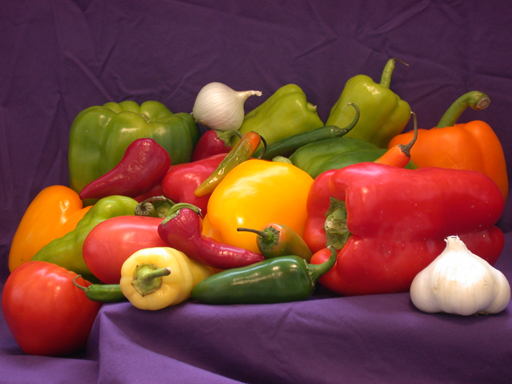
%> input picture peppers.png, 512 x 384 px
$ octave test_peppers.m   (GNU Octave 9; MATLAB toolbox functions it lacks are replaced by stand-ins)
%> lines starting %> are read from the running program, lines starting %| are printed output that depends on the picture; in (x1, y1, x2, y2) boxes, pixels count from 0 and x2, y2 are one past the last pixel; in counts of white or black regions, pixels touching at a corner belong together; the program's own positions count from 1
### BP_matte.m
%-------------------------------------------------------------------------%
% Input:
% Image: input RBG image              --> MxNx3 matrix;
% foreground: user defined foreground --> 2xn matrix,
%   where the first row is X coordinate, the seconde row is Y coordinate;
% background: user defined background --> 2xm matrix,
%   where the first row is X coordinate, the seconde row is Y coordinate;
% K: number of component in GMM the number of component is 5 as infered in paper "GrabCut"
% Output:
% MattedImage: Processd image         --> MxN matrix;
%-------------------------------------------------------------------------%
function MattedImage = BP_matte(Image, foreground, background,K)
%% initially define Uc & Un based on user-defined foreground & background
s = size(Image);
s = s([1,2]);
y = 1:s(1);
x = 1:s(2);
[X,Y] = meshgrid(y,x);
X = X.';    Y = Y.';

level = 25;                                 % number of alpha level
alphaK = linspace(0,1,level);                  % discrete alpha into 25 levels

alpha = 0.5*ones(s);                        % initialize alpha value, which is in the region [0,1];
uncert = ones(s);
for i1 = 1:length(foreground)
    uncert(foreground(1,i1),foreground(2,i1)) = 0;
end

for i1 = 1:length(background)
    uncert(background(1,i1),background(2,i1)) = 0;% initialize uncertainty;
end

Un = uncert;                                % initialize group Un, which include all unknown pixels
U = sum(uncert(:));
U_new = 0;
Uc_tilde = zeros(s);                        % initialize group Uc~

estimated = zeros(s);

for i1 = 1:length(foreground)
    estimated(foreground(1,i1),foreground(2,i1)) = 1;                       % measure the pixel have been estimted or not
    alpha(foreground(1,i1),foreground(2,i1)) = 1;                           % set value of user-defined foreground to be 1
end

for i1 = 1:length(background)
    estimated(background(1,i1),background(2,i1)) = 1;                       % measure the pixel have been estimted or not
    alpha(background(1,i1),background(2,i1)) = 0;                           % set value of user-defined foreground to be 1
end

counter = 1;

%% build GMM based on user-defined foreground & background and assign pixels to single Gaussain
options = statset('MaxIter',500);
gmm_fore = fitgmdist(foreground.', K,'Options',options);        % build Gaussian mix model for foreground
gmm_back = fitgmdist(background.', K,'Options',options);        % build Gaussian mix model for background

k_fore = ceil(K*rand(1,length(foreground)));   % assign each pixel in foreground to one single Gaussian
k_back = ceil(K*rand(1,length(background)));   % assign each pixel in background to one single Gaussian

r1 = 15;                                    % radius of region to be added into Uc_tilde
r2 = 20;                                    % radius of region considered when calculate weight

%%
% the loop judge condition needs to be further determined.
while max(Un(:))~=0 & U>U_new % while Un is not null
    U = sum(uncert(:));                              % update the total uncertainty.
    %% if Un is not null, transfer pixelswithin 15 pixels of Uc from Un to Uc_tilde
    if max(Un(:))~=0
        X_c = X(uncert==0);                 % obtain pixels in Uc
    	Y_c = Y(uncert==0);
        for i1 = 1:length(X_c)
           Uc_tilde((X-X_c(i1)).^2+(Y-Y_c(i1)).^2<=r1^2 & Un==1) = 1;
           Un((X-X_c(i1)).^2+(Y-Y_c(i1)).^2<=r1^2 & Un==1) = 0;
        end
    end

    %% build MRF based on pixels in Uc
    MRF = Uc_tilde;                         % treat each pixel in Uc_tilde as a node in the MRF
    X_tilde = X(Uc_tilde==1);
    Y_tilde = Y(Uc_tilde==1);
    for i1 = 1:length(Y_tilde)                % adjacent pixels in Uc are also in MRF
        if X_tilde(i1)>1
            if  uncert(X_tilde(i1)-1,Y_tilde(i1))==0
                MRF(X_tilde(i1)-1,Y_tilde(i1)) = 1;
            end
        end

        if X_tilde(i1)<s(1)
            if uncert(X_tilde(i1)+1,Y_tilde(i1))==0
                MRF(X_tilde(i1)+1,Y_tilde(i1)) = 1;
            end
        end

        if Y_tilde(i1)>1
            if uncert(X_tilde(i1),Y_tilde(i1)-1)==0
                MRF(X_tilde(i1),Y_tilde(i1)-1) = 1;
            end
        end

        if Y_tilde(i1)<s(2)
            if uncert(X_tilde(i1),Y_tilde(i1)+1)==0
                MRF(X_tilde(i1),Y_tilde(i1)+1) = 1;
            end
        end
    end

    %% For each node in MRF, compute its data cost
    X_mrf = X(MRF==1);                      % obtain pixels in MRF
    Y_mrf = Y(MRF==1);

    N = 12;                                 % number of samples

    Vd = ones([s,level]);                     % initialize data cost
    for i1 = 1:length(X_mrf)
        %% sample foreground & background and calculate weight
        foreSample = zeros(2,N);            % foreground sample set coordinates
        backSample = zeros(2,N);            % background sample set coordinates


        % foreground
%         foreSampleX_temp = X((X-X_mrf(i1)).^2+(Y-Y_mrf(i1)).^2<=r2^2 ...
%             & alpha>alpha(X_mrf(i1),Y_mrf(i1)) & estimated==1);
%         foreSampleY_temp = Y((X-X_mrf(i1)).^2+(Y-Y_mrf(i1)).^2<=r2^2 ...
%             & alpha>alpha(X_mrf(i1),Y_mrf(i1)) & estimated==1);

        foreSampleX_temp = X((X-X_mrf(i1)).^2+(Y-Y_mrf(i1)).^2<=r2^2 ...
            & alpha==1 & estimated==1);
        foreSampleY_temp = Y((X-X_mrf(i1)).^2+(Y-Y_mrf(i1)).^2<=r2^2 ...
            & alpha==1 & estimated==1);

        % check whether there are N samples
        if length(foreSampleX_temp)>=N
            % select the N samples with largest weight
            w_temp = weight([X_mrf(i1),Y_mrf(i1)], foreSampleX_temp, foreSampleY_temp, uncert, r2);
            [wF,Fidx] = sort(w_temp,'descend');     % sort
            wF = wF(1:N);       % select N samples
            foreSample(1,:) = foreSampleX_temp(Fidx(1:N));
            foreSample(2,:) = foreSampleY_temp(Fidx(1:N));
        else
            % select N samples based on GMM above
            mu = gmm_fore.mu;
            sigma = gmm_fore.Sigma;
            for i2 = 1:N
                component = k_fore(ceil(length(k_fore)*rand())); % random select a single Gaussian
                muK = mu(component,:);
                sigmaK = sigma(:,:,component); % obtain parameter fo Gaussian
                r = mvnrnd(muK,sigmaK,1);
                [~,idx] = min(sum((foreground-r.').^2));    % find the most closest foreground as sample
                foreSample(:,i2) = foreground(:,idx);
            end
            wF = weight([X_mrf(i1),Y_mrf(i1)],foreSample(1,:).',foreSample(2,:).',uncert, r2);
        end

        % background
%         backSampleX_temp = X((X-X_mrf(i1)).^2+(Y-Y_mrf(i1)).^2<=r2^2 ...
%             & alpha<alpha(X_mrf(i1),Y_mrf(i1)) & estimated==1);
%         backSampleY_temp = Y((X-X_mrf(i1)).^2+(Y-Y_mrf(i1)).^2<=r2^2 ...
%             & alpha<alpha(X_mrf(i1),Y_mrf(i1)) & estimated==1);

        backSampleX_temp = X((X-X_mrf(i1)).^2+(Y-Y_mrf(i1)).^2<=r2^2 ...
            & alpha==0 & estimated==1);
        backSampleY_temp = Y((X-X_mrf(i1)).^2+(Y-Y_mrf(i1)).^2<=r2^2 ...
            & alpha==0 & estimated==1);

        % check whether there are N samples
        if length(backSampleX_temp)>=N
            % select the N samples with largest weight
            w_temp = weight([X_mrf(i1),Y_mrf(i1)], backSampleX_temp, backSampleY_temp, uncert, r2);
            [wB,Bidx] = sort(w_temp,'descend');     % sort
            wB = wB(1:N);       % select N samples
            backSample(1,:) = backSampleX_temp(Bidx(1:N));
            backSample(2,:) = backSampleY_temp(Bidx(1:N));
        else
            % select N samples based on GMM above
            mu = gmm_back.mu;
            sigma = gmm_back.Sigma;
            for i2 = 1:N
                component = k_back(ceil(length(k_back)*rand())); % random select a single Gaussian
                muK = mu(component,:);
                sigmaK = sigma(:,:,component); % obtain parameter fo Gaussian
                r = mvnrnd(muK,sigmaK,1);
                [~,idx] = min(sum((background-r.').^2)); % find the most closest background as sample
                backSample(:,i2) = background(:,idx);
            end
            wB = weight([X_mrf(i1),Y_mrf(i1)],backSample(1,:).',backSample(2,:).',uncert, r2);
        end

       %% Compute likelihood
        Lk = zeros(1,level);

        idx = 1:N;
        [IdxF,IdxB] = meshgrid(idx, idx);

        Cp = Image(X_mrf(i1),Y_mrf(i1),:);   % obtain node's RGB value
        Cp = repmat(Cp,N,N);

        Fp = zeros(1,length(foreSample),3); %
        for i2 = 1:length(foreSample)
            Fp(1,i2,:) = Image(foreSample(1,i2),foreSample(2,i2),:); % obtain foreground samples' RGB value
        end
        Fp_rep = repmat(Fp,N,1);

        Bp = zeros(length(backSample),1,3);
        for i2 = 1:length(backSample)
            Bp(i2,1,:) = Image(backSample(1,i2),backSample(2,i2),:); % obtain background samples' RGB value
        end
        Bp_rep = repmat(Bp,1,N);

        dF = squeeze(sqrt(sum(Fp.^2,3)));                  % variance of foreground sample set
        sigmaF = sqrt(mean((dF-mean(dF)).^2));
        dB = squeeze(sqrt(sum(Bp.^2,3)));                  % variance of background sample set
        sigmaB = sqrt(mean((dB-mean(dB)).^2));

        for i2 = 1:level
            sigma_kd = alphaK(i2)*sigmaF+(1-alphaK(i2))*sigmaB;
            dc = sum((Cp-(alphaK(i2)*Fp_rep+(1-alphaK(i2))*Bp_rep)).^2,3);

            Lkp = wF(IdxF).*wB(IdxB).*exp(-dc/(2*sigma_kd^2));
            Lk(i2) = 1/N^2*sum(Lkp(:));                     % calculate likelihood
        end

        %% Compute data cost
        Lks = sum(Lk);
        if Lks ~= 0
            Vd(X_mrf(i1),Y_mrf(i1),:) = 1-Lk/sum(Lk);                          % obtain data cost
        else
            Vd(X_mrf(i1),Y_mrf(i1),:) = 1/level;
        end

    end
    Vs = 1-exp(-(repmat(alphaK,level,1)-repmat(alphaK.',1,level)).^2/0.2^2);    % sigmaS = 0.2

    %% apply Belief Propagation algorithm
    alpha_new = BP(MRF, Vd, Vs,alphaK,level);
    alpha(MRF==1)=alpha_new(MRF==1);

    for i1 = 1:length(foreground)
        alpha(foreground(1,i1),foreground(2,i1)) = 1;                           % set value of user-defined foreground to be 1
    end

    for i1 = 1:length(background)
        alpha(background(1,i1),background(2,i1)) = 0;                           % set value of user-defined foreground to be 1
    end

%     figure; imshow(uint8(255*alpha));
    %% update uncertianty, foreground & background
    uncert((alpha==1 |alpha==0) & Uc_tilde==1)=0;                      % assigning new foreground & background uncertainty to 0;
    Uc_tilde(alpha==1 |alpha==0) = 0;

    foreground_new = zeros(2,length(X(alpha==1)));
    background_new = zeros(2,length(X(alpha==0)));

    foreground_new(1,:) = X(alpha==1).';
    foreground_new(2,:) = Y(alpha==1).';
    background_new(1,:) = X(alpha==0).';
    background_new(2,:) = Y(alpha==0).';

    F_opt = Image.*alpha;
    B_opt = Image-F_opt;

    foreValue = zeros(3,length(foreground_new));
    for i1 = 1:length(foreground_new)
        foreValue(:,i1) = squeeze(Image(foreground_new(1,i1),foreground_new(2,i1),:));  % obtain RGB value of foreground
    end

    backValue = zeros(3,length(background_new));
    for i1 = 1:length(background_new)
        backValue(:,i1) = squeeze(Image(background_new(1,i1),background_new(2,i1),:));  % obtain RGB value of backround
    end

    for i1 = 1:s(1)
       for i2 = 1:s(2)
           if(Uc_tilde(i1,i2)==1)

              [~,minF] = min(sum((squeeze(F_opt(i1,i2,:))-foreValue).^2),[],2);                       % obtain the index of the smallest fitting error sample
              [~,minB] = min(sum((squeeze(B_opt(i1,i2,:))-backValue).^2),[],2);                       % obtain the index of the smallest fitting error sample

              wF_star = weight([i1,i2],foreground_new(1,minF),foreground_new(2,minF),uncert, r2);
              wB_star = weight([i1,i2],background_new(1,minB),background_new(2,minB),uncert, r2);
              uncert(i1,i2)= 1-sqrt(wF_star.*wB_star);
           end
       end
    end

%     Uc_tilde =zeros(s); Uc_tilde(uncert~=0 & uncert~=1)=1;              % re-define Uc_tilde
    Un = zeros(s);  Un(uncert==1)=1;
    U_new = sum(uncert(:));                                              % compute total uncertainty

    estimated(MRF==1)=1;                                                % record pixels which have been estimated
%     fprintf('the %d iteration',counter);


    counter = counter+1;
end

MattedImage = alpha*255;
end

### test_peppers.m
clear all; close all;
dbstop if error;

% obtain image
I = double(imread('peppers.png'));
figure;imshow(uint8(I));title('origin image');

% define foreground
[x,y] = meshgrid(142:150,133:433);
foreground = [x(:).';y(:).'];
[x,y] = meshgrid(200:210,71:465);
foreground = [foreground,[x(:).';y(:).']];
[x,y] = meshgrid(270:278,71:480);
foreground = [foreground,[x(:).';y(:).']];


% defind background
[x,y] = meshgrid(30:38,133:433);
background = [x(:).';y(:).'];
[x,y] = meshgrid(364:372,133:433);
background = [background,[x(:).';y(:).']];

Iplot = I;
for i1 = 1:length(foreground)
    Iplot(foreground(1,i1),foreground(2,i1),:)=[255,0,0];
end
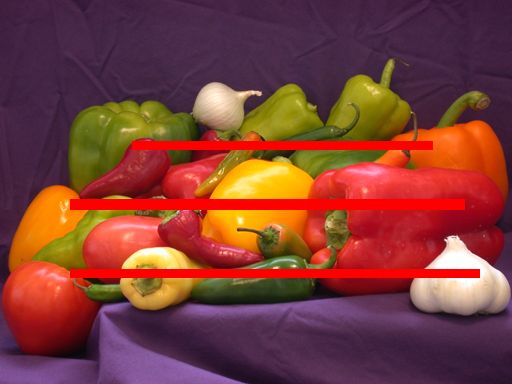
%> Iplot: size 384x512x3 double; mean R, G, B 125.9, 61.3, 55.4
for i1 = 1:length(background)
    Iplot(background(1,i1),background(2,i1),:)=[0,0,255];
end
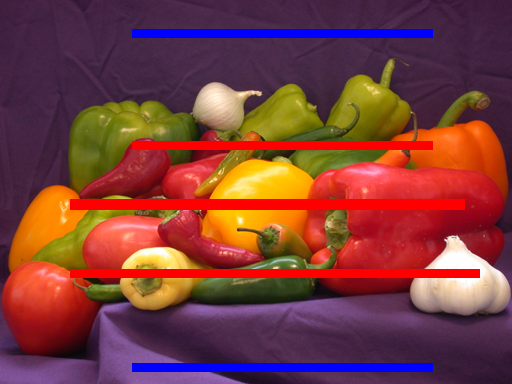
%> Iplot: size 384x512x3 double; 2.76% of pixels changed, all inside (x1, y1, x2, y2) = (132, 29, 433, 372)
figure;imshow(uint8(Iplot));title('fore & back ground');

tic;
mattedImage = BP_matte(I,foreground, background,5);
%> after the loop in BP_matte, `for i1 = 1:length(foreground)`:
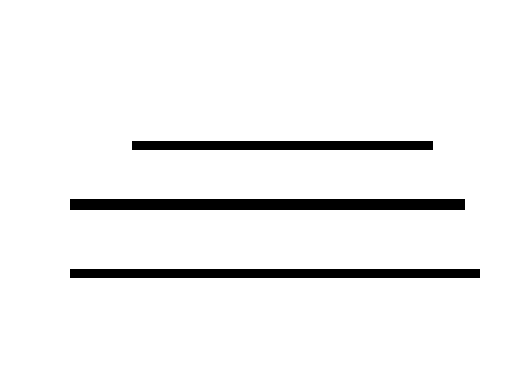
%> uncert: size 384x512 double; values 0 (black) and 1 (white), 94.5% white; 3 black regions, box (x1, y1, x2, y2) and area: (70, 199, 465, 210) 4345, (70, 269, 480, 278) 3690, (132, 141, 433, 150) 2709
%> after the loop in BP_matte, `for i1 = 1:length(background)`:
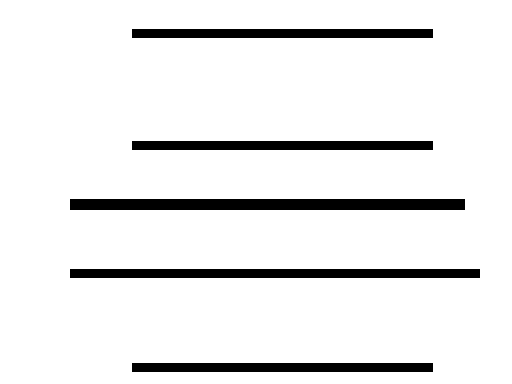
%> uncert: size 384x512 double; values 0 (black) and 1 (white), 91.8% white; 5 black regions, box (x1, y1, x2, y2) and area: (70, 199, 465, 210) 4345, (70, 269, 480, 278) 3690, (132, 29, 433, 38) 2709, (132, 141, 433, 150) 2709, (132, 363, 433, 372) 2709
%> after the loop in BP_matte, `for i1 = 1:length(background)`:
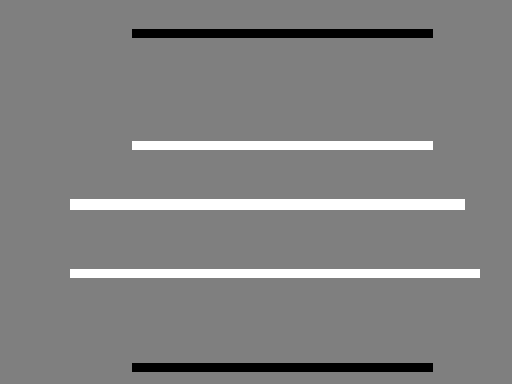
%> alpha: size 384x512 double; min 0, max 1, mean 0.514
%> the run ends on the next line

$ run again, with onion.png copied over peppers.png
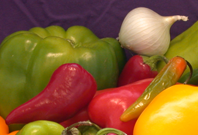
%> input picture onion.png, 198 x 135 px
%> after the loop in BP_matte, `for i1 = 1:length(foreground)`:
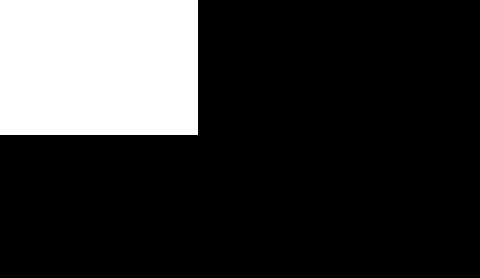
%> uncert: size 278x480 double; values 0 (black) and 1 (white), 20% white; 1 white region, box (x1, y1, x2, y2) and area: (0, 0, 198, 135) 26730
%> after the loop in BP_matte, `for i1 = 1:length(background)`:
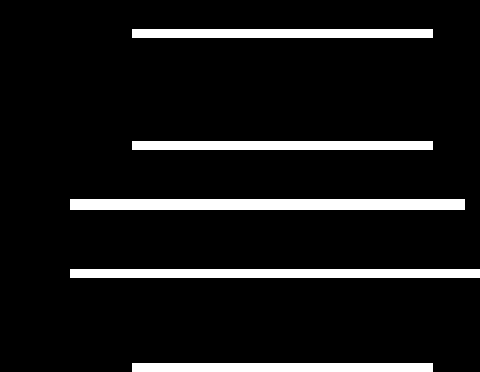
%> estimated: size 372x480 double; values 0 (black) and 1 (white), 9.1% white; 5 white regions, box (x1, y1, x2, y2) and area: (70, 199, 465, 210) 4345, (70, 269, 480, 278) 3690, (132, 29, 433, 38) 2709, (132, 141, 433, 150) 2709, (132, 363, 433, 372) 2709
